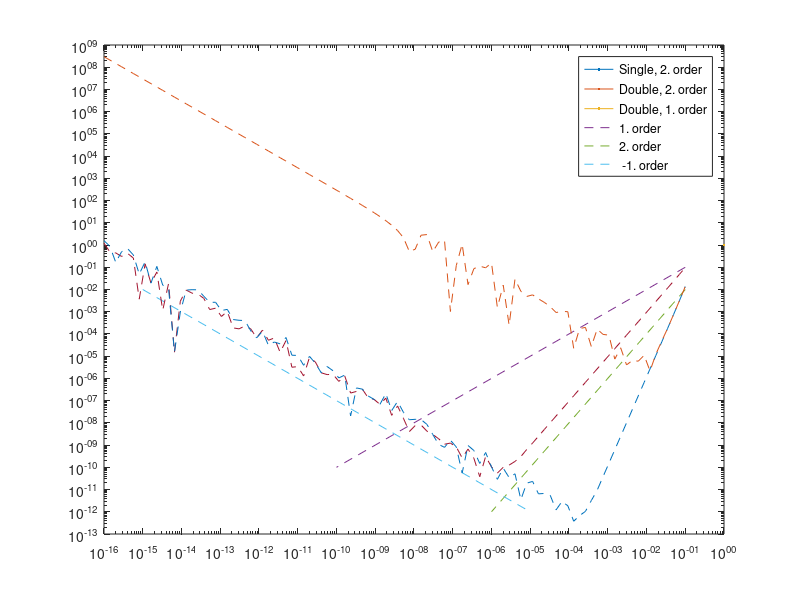

The MATLAB source for this figure: (Note: this script raises an error after producing the figure.)
clear all; close all; clc;

% Derivative and function
f = @(x) tan(x);
df = @(x) tan(x)^2+1;

% Values
h = logspace(-16, -1, 100);
x = 1;

% Use finite differences
d1 = (f(x+h)-f(x-h))./(2.*h);
r1 = abs(d1-df(x));
fprintf('difference one: %s\n', r1);

% Second order finite difference
d2 = (-f(x+2.*h)+8.*f(x+h)-8.*f(x-h)+f(x-2.*h))./(12.*h);
r2 = abs(d2-df(x));
fprintf('difference two: %s\n', r2);

% Second order using single precision (32 bit)
h2 = single(h);
x = single(x);
d3 = (-f(x+2.*h2)+8.*f(x+h2)-8.*f(x-h2)+f(x-2.*h2))./(12.*h2);
r3 = abs(d3-df(single(x)));
fprintf('difference three: %s\n', r3);

% Define slopes
H1 = [1e-01 1e-10];
H2 = [1e-01 1e-06];
H3 = [1e-15 1e-05];
E3 = [1e-02 1e-12];
% Plot curves
loglog(1,1,1, 1,1,1, H1,H1,'--', H2,H2.^2,'--', H3,E3,'--', h,r1,'--',...
	h,r2,'--', h,r3,'--');
legend ('Single, 2. order','Double, 2. order','Double, 1. order',...
'1. order','2. order',' -1. order','Location','Best');
% Use a TeX - interpreter to get a nicer title
title ('$$\mathrm{d}(\tan x)/\mathrm{d}x = \tan^2(x)+1$$',...
'Interpreter','latex ');
xlabel ('h');
ylabel ('err = |( df/dx_ {FD} - df/dx_ {An })/df/dx_ {An }| ');
grid on;
